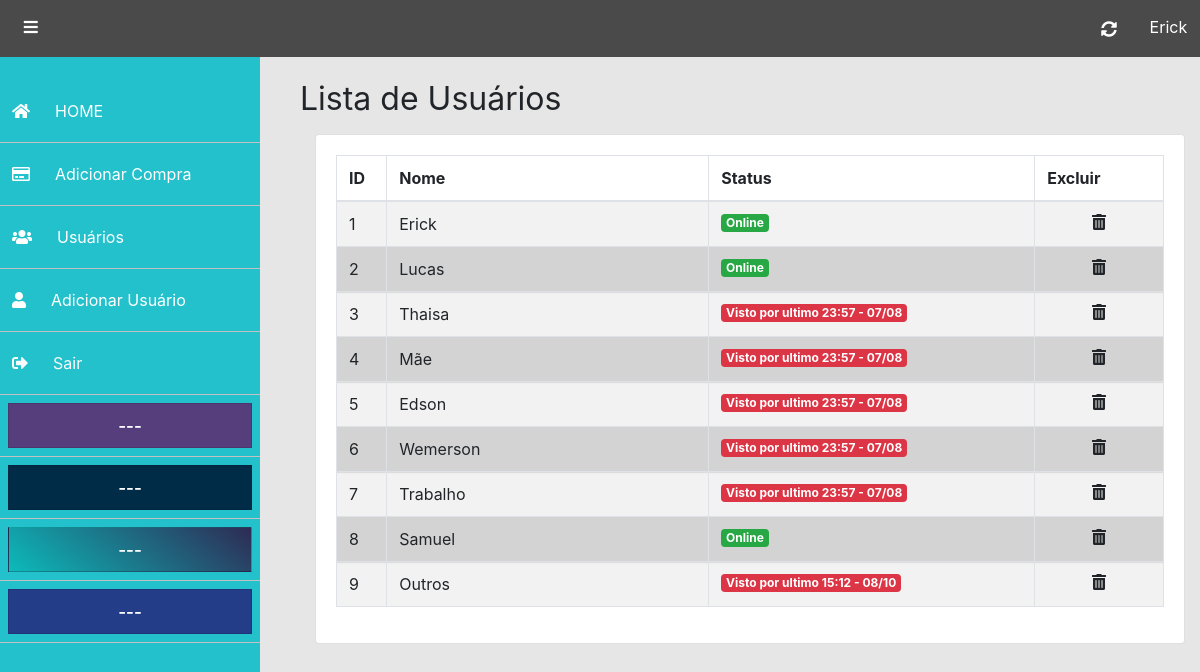
/usuarios (signed in), run on the app's committed database.
### tables this page shows
CREATE TABLE `usuarios` (
  `id` int(11) NOT NULL,
  `nome` varchar(20) NOT NULL,
  `status` enum('0','1') NOT NULL,
  `hora` timestamp NOT NULL DEFAULT CURRENT_TIMESTAMP,
  `usuario` varchar(20) NOT NULL,
  `senha` varchar(200) NOT NULL
);

### paginas/usuarios.php (the view)
<?php
    $buscar_user = $conectar->prepare("select * from usuarios");
    $buscar_user->execute();
?>
<div class="page-wrapper chiller-theme toggled">
    <header id="header"><?php require_once "includes/header.php" ?></header>
    <main class="page-content">
        <h1 class="page-header">
            <small>Lista de Usuários</small>
        </h1>
        <section class="container mt-3">
            <div class="card">
                <div class="card-body">
                    <div class="table-responsive">
                        <table class="table table-striped table-bordered table-hover">
                            <thead>
                                <tr>
                                    <th style="width: 2%">ID</th>
                                    <th style="width: 25%">Nome</th>
                                    <th style="width: 25%">Status</th>
                                    <th style="width: 10%">Excluir</th>
                                </tr>
                            </thead>
                            <tbody>
                                <?php
                            while ($usuario=$buscar_user->fetch(PDO::FETCH_OBJ)){
                            $id = $usuario->id;
                            $nome = $usuario->nome;
                            $status = $usuario->status;
                            $hora = $usuario->hora;
                            $hora = date("H:i - d/m", strtotime($hora));
                        ?>
                                <tr>
                                    <td><?php echo$id?></td>
                                    <td><?php echo$nome?></td>
                                    <?php if ($status == 0) {
                                    echo "<td><span class='badge badge-danger'>Visto por ultimo $hora</span></td>";
                                    }else{
                                    echo "<td><span class='badge badge-success'>Online</span></td>";
                                    }?>
                                    <td class="text-center"><a href="#"></a><i class="fas fa-trash-alt"></i></td>
                                </tr>
                                    <?php } ?>
                            </tbody>
                        </table>
                    </div>
                </div>
            </div>
        </section>
    </main>
</div>

### index.php (shortened to what this page needs)
<?php
$ano = date('Y');
if (isset($_POST['select-mes'])) {
   $mes = $_POST['select-mes'];
}else{
  $mes = '';
}
?>
<!doctype html xmlns="http://www.w3.org/1999/xhtml">
<html lang="pt-br">
<head>
  <link rel="stylesheet" href="http://localhost/Controle%20de%20Cart%C3%A3o/assets/css/bootstrap.css">
  <link rel="stylesheet" href="http://localhost/Controle%20de%20Cart%C3%A3o/assets/css/fontawesome.css">
  <link rel="stylesheet" href="http://localhost/Controle%20de%20Cart%C3%A3o/assets/css/core.css">
</head>
<body>
  <?php require load(); ?>
</body>
</html>

### paginas/includes/header.php (shortened to what this page needs)
<?php
if(empty($_COOKIE['usuario'])){
    $link = 'login';
    echo "<META HTTP-EQUIV=REFRESH CONTENT = '0;URL=$link'>";
 }else{
    $usuario = $_COOKIE['usuario'];
		$buscar = $conectar->prepare("SELECT * from usuarios where usuario = ? limit 1");
		$buscar -> bindParam(1, $usuario, PDO::PARAM_STR);
		$buscar->execute();
		$user = $buscar->fetch(PDO::FETCH_OBJ);
        $nome = $user->nome;
}
?>
  <nav class="header">
      <ul>
          <li>
              <button class="minimizar">
                  <i class="fas fa-bars"></i>
              </button>
          </li>
          <li>
            <button class="reload btn mr-3 btn-dark">
                  <i class="fas fa-sync-alt"></i>
            </button>
            <?php echo $nome ?>
          </li>
      </ul>
  </nav>
  <nav id="sidebar" class="sidebar-wrapper">
      <div class="sidebar-content">
          <div class="sidebar-menu">
              <ul>
                  <li><a href="http://localhost/Controle%20de%20Cart%c3%a3o/">
                          <i class="fas fa-home"></i><span>HOME</span></a>
                  </li>
                  <li><a href="http://localhost/Controle%20de%20Cart%c3%a3o/adicionar-compra">
                          <i class="far fa-credit-card"></i><span>Adicionar Compra</span></a>
                  </li>
                  <?php if ($usuario == 'erickkf600') {
                      echo "
                      <li>
                        <a href='http://localhost/Controle%20de%20Cart%c3%a3o/usuarios'>
                          <i class='fa fa-users'></i><span>Usuários</span>
                        </a>
                      </li>";
                  }?>
                  <li>
                      <a href="http://localhost/Controle%20de%20Cart%c3%a3o/adicionar-usuario" data-toggle="modal"
                          data-target="#adduser">
                          <i class="fa fa-user"></i><span>Adicionar Usuário</span></a>
                  </li>
                  <li>
                      <a data-role="sair" data-user="<?=$usuario ?>" class="text-light" href="">
                          <i class="fa fa-sign-out-alt"></i><span>Sair</span>
                      </a>
                  </li>
                  <div class="cartoes">
                      <?php require_once "assets/total.php"; ?>
                      <li><a href="http://localhost/Controle%20de%20Cart%c3%a3o/todasComp/<?=$mes?>/nubank" id="totLink">
                              <div class='card nub tot'><?=$Nubank?></div>
                          </a></li>
                      <li><a href="http://localhost/Controle%20de%20Cart%c3%a3o/todasComp/<?=$mes?>/pag" id="totLink">
                              <div class='card pag tot'><?=$Pag?></div>
                          </a></li>
                      <li><a href="http://localhost/Controle%20de%20Cart%c3%a3o/todasComp/<?=$mes?>/credcard" id="totLink">
                              <div class='card cred tot'><?=$Credcard?></div>
                          </a></li>
                      <li><a href="http://localhost/Controle%20de%20Cart%c3%a3o/todasComp/<?=$mes?>/digio" id="totLink">
                              <div class='card dig tot'><?=$Digio?></div>
                          </a></li>
                  </div>
              </ul>
          </div>
  </nav>

### assets/total.php
<?php
    $totalNu = $conectar->query("SELECT SUM(valor) FROM compra WHERE mes = '$mes' and ano LIKE '%$ano%' AND cartao = 'nubank'")->fetchColumn();
        if ($totalNu) {
            $valorNu = number_format($totalNu, 2, ',', '.');
            $Nubank =  "<p>R$ $valorNu</p>";
        }else {
            $Nubank =  "<p>---</p>";
        }
    $totalPAG = $conectar->query("SELECT SUM(valor) FROM compra WHERE mes = '$mes' and ano LIKE '%$ano%' AND cartao = 'pag'")->fetchColumn();
        if ($totalPAG) {
            $valorPag = number_format($totalPAG, 2, ',', '.');
            $Pag =  "<p>R$ $valorPag</p>";
        }else {
            $Pag =  "<p>---</p>";
        }
    $totalCred = $conectar->query("SELECT SUM(valor) FROM compra WHERE mes = '$mes' and ano LIKE '%$ano%' AND cartao = 'credcard'")->fetchColumn();
        if ($totalCred) {
            $valorCred = number_format($totalCred, 2, ',', '.');
            $Credcard =  "<p>R$ $valorCred</p>";
        }else {
            $Credcard =  "<p>---</p>";
        }
    $totalDig = $conectar->query("SELECT SUM(valor) FROM compra WHERE mes = '$mes' and ano LIKE '%$ano%' AND cartao = 'digio'")->fetchColumn();
        if ($totalDig) {
            $valorDig = number_format($totalDig, 2, ',', '.');
            $Digio =  "<p>R$ $valorDig</p>";
        }else {
            $Digio =  "<p>---</p>";
        }
?>

### assets/css/core.css (style rules this page uses)
body { background:#e6e6e6 }
.header { background:#4a4a4a;position:fixed;width:100%;z-index:300;padding:.6rem .8rem }
.header ul { display:flex;justify-content:space-between;list-style:none;margin:5px 0 5px 0 }
.header ul li { color:#fff }
.header ul li button { color:#fff;background:transparent;border:none;margin-left:-35px }
.page-wrapper .sidebar-wrapper { left:0px;transition:all .5s ease-in-out }
.sidebar-wrapper { width:260px;height:100%;position:fixed;top:0;left:-300px;background:#23c1cc;z-index:2 }
.sidebar-wrapper ul { list-style:none;margin:0px;padding:80px 0 0 0;overflow:hidden;position:relative }
.sidebar-wrapper li a { display:block;padding:19px 12px;color:#fff;border-left:0px solid #dedede;text-decoration:none;border-bottom:.5px solid #c2c2c2;transition:.3s }
.sidebar-wrapper li a i { margin-right:25px }
.cartoes { overflow-x:auto }
.cartoes .tot { color:#fff;text-align:center;border-radius:0;height:45px;line-height:45px;font-size:17;font-weight:600 }
.cartoes #totLink { padding:8px 8px }
.page-content { transition:all .5s ease-in-out;padding:80px 0 0 25px }
@media screen and (min-width: 1025px) { .page-content { padding:80px 0 0 300px } }
.nub { background:#563d7c }
.pag { background:#002c47 }
.cred { background-color:#0cbaba;background-image:linear-gradient(400deg, #0cbaba 0%, #380036 130%) }
.dig { background:#233d88 }
tr:nth-child(even) { background-color:#d3d3d3;box-shadow:0 1px 1px rgba(0,0,0,.09) }

### data on the page
usuarios: nome "Erick", id "1", status "Online"
usuarios: id "2", nome "Lucas", status "Online"
usuarios: id "3", nome "Thaisa", hora "23:57 - 07/08"
usuarios: id "4", nome "Mãe", hora "23:57 - 07/08"
usuarios: id "5", nome "Edson", hora "23:57 - 07/08"
usuarios: id "6", nome "Wemerson", hora "23:57 - 07/08"
usuarios: id "7", nome "Trabalho", hora "23:57 - 07/08"
usuarios: id "8", nome "Samuel", status "Online"
usuarios: id "9", nome "Outros", hora "15:12 - 08/10"
